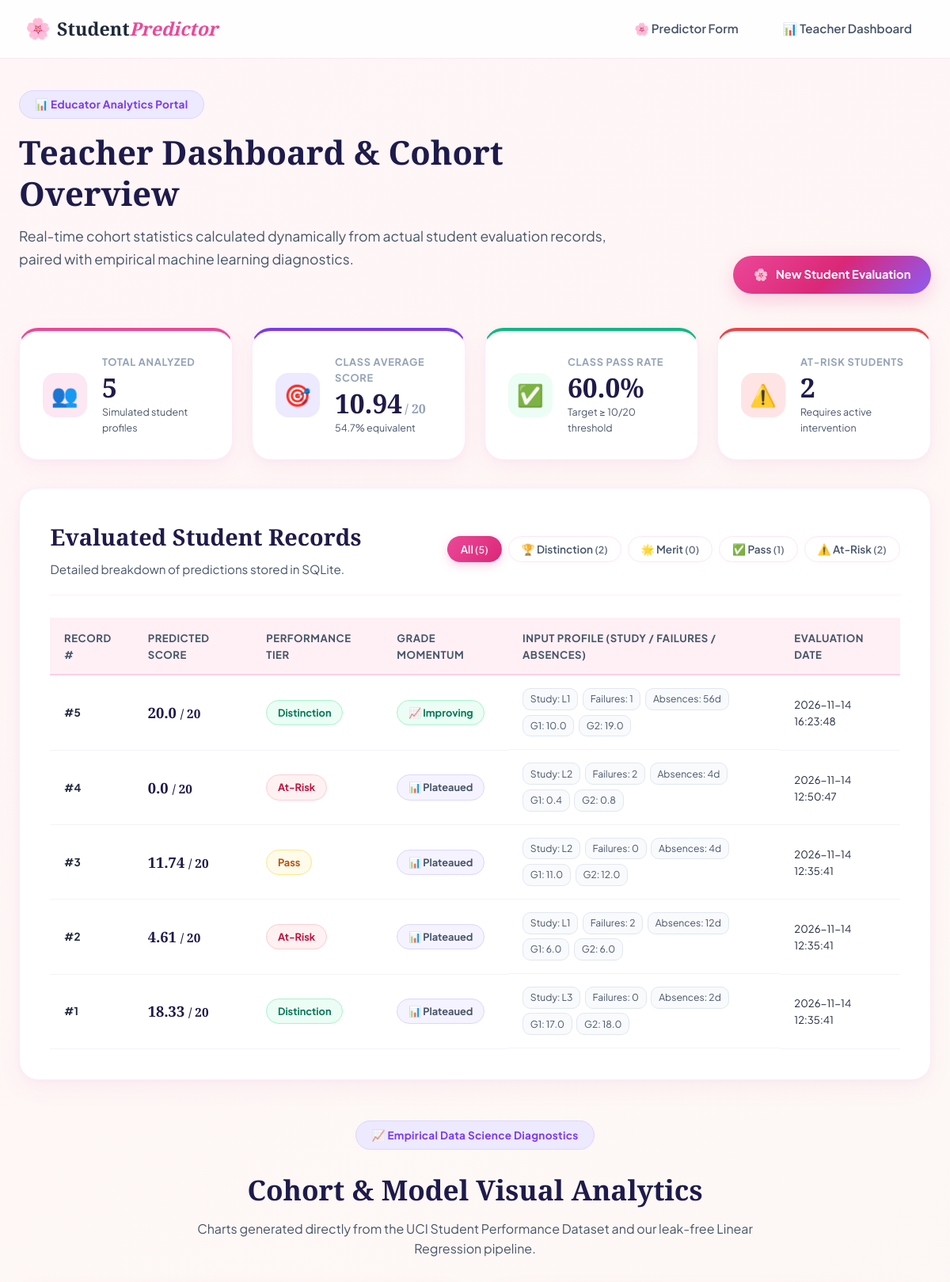
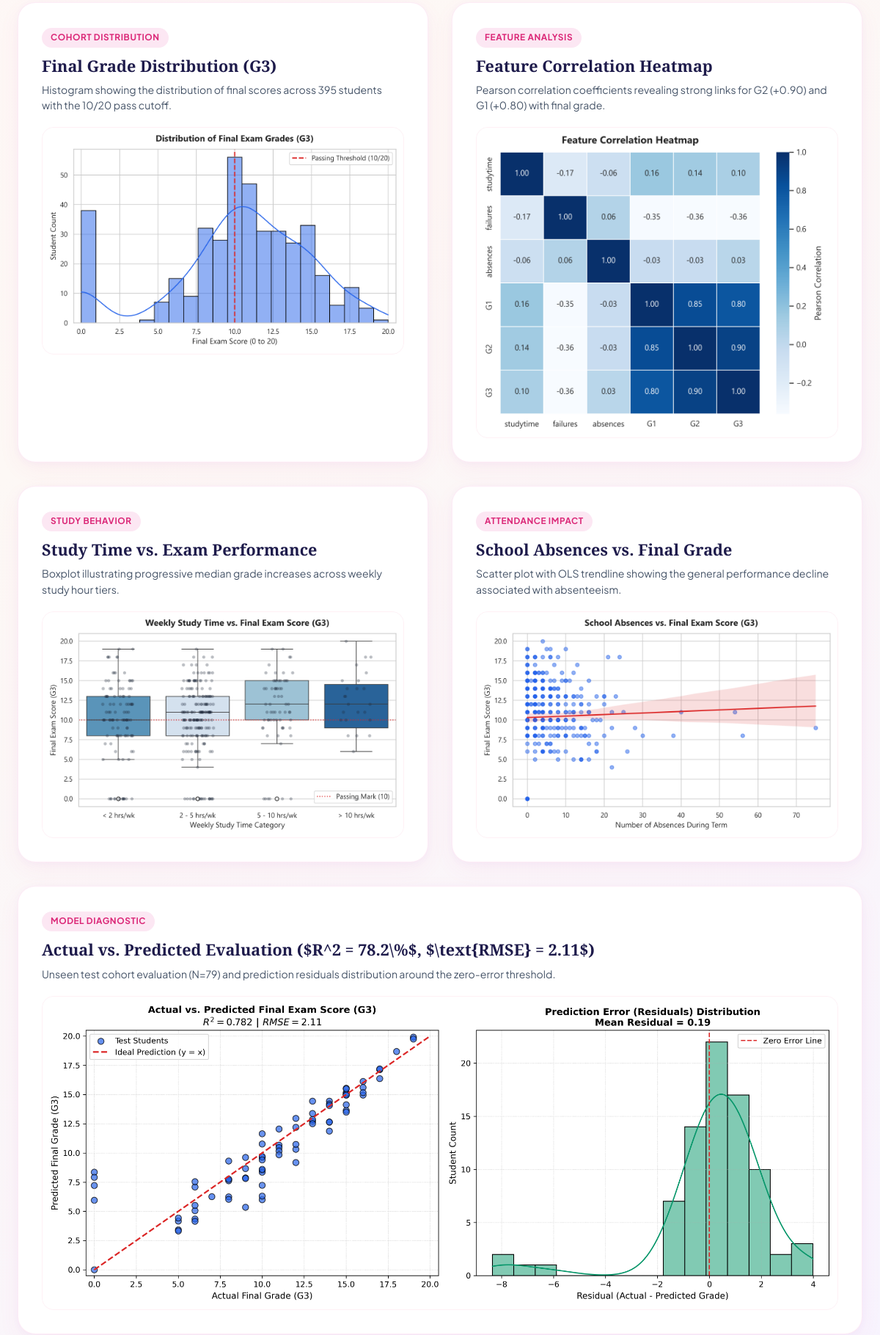
/dashboard (upper part), run on the app's committed database (2 pictures, top to bottom).
### tables this page shows
CREATE TABLE predictions (
                id INTEGER PRIMARY KEY AUTOINCREMENT,
                prediction_date TEXT NOT NULL,
                studytime INTEGER NOT NULL,
                failures INTEGER NOT NULL,
                absences INTEGER NOT NULL,
                g1 REAL NOT NULL,
                g2 REAL NOT NULL,
                predicted_score REAL NOT NULL,
                performance_tier TEXT NOT NULL,
                grade_momentum TEXT NOT NULL
            );

### app.py (the view)
@app.route("/dashboard", methods=["GET"])
def dashboard():
    stats = get_dashboard_stats()
    records = get_all_predictions()
    return render_template(
        "dashboard.html",
        stats=stats,
        records=records,
        metrics=model_metrics.get("evaluation_metrics", {})
    )

### src/database.py (called while the page is built)
def get_connection(db_path: str = DEFAULT_DB_PATH) -> sqlite3.Connection:
    os.makedirs(os.path.dirname(db_path), exist_ok=True)
    conn = sqlite3.connect(db_path)
    conn.row_factory = sqlite3.Row
    return conn

def init_db(db_path: str = DEFAULT_DB_PATH) -> None:
    conn = get_connection(db_path)
    try:
        cursor = conn.cursor()
        cursor.execute("""
            CREATE TABLE IF NOT EXISTS predictions (
                id INTEGER PRIMARY KEY AUTOINCREMENT,
                prediction_date TEXT NOT NULL,
                studytime INTEGER NOT NULL,
                failures INTEGER NOT NULL,
                absences INTEGER NOT NULL,
                g1 REAL NOT NULL,
                g2 REAL NOT NULL,
                predicted_score REAL NOT NULL,
                performance_tier TEXT NOT NULL,
                grade_momentum TEXT NOT NULL
            )
        """)
        conn.commit()
    finally:
        conn.close()

def get_all_predictions(db_path: str = DEFAULT_DB_PATH) -> List[Dict[str, Any]]:
    init_db(db_path)
    conn = get_connection(db_path)
    try:
        cursor = conn.cursor()
        cursor.execute("SELECT * FROM predictions ORDER BY id DESC")
        rows = cursor.fetchall()
        return [dict(row) for row in rows]
    finally:
        conn.close()

### templates/dashboard.html (shortened to what this page needs)
{% extends "base.html" %}
{% block content %}
<div class="page-container dashboard-page">
    <header class="dashboard-header">
        <div class="header-content">
            <span class="hero-pill">📊 Educator Analytics Portal</span>
            <h1 class="hero-title">Teacher Dashboard & Cohort Overview</h1>
            <p class="hero-desc">
                Real-time cohort statistics calculated dynamically from actual student evaluation records,
                paired with empirical machine learning diagnostics.
            </p>
        </div>
        <div class="header-action">
            <a href="{{ url_for('index') }}" class="btn-submit btn-sm">
                <span>🌸</span> New Student Evaluation
            </a>
        </div>
    </header>
    <section class="dashboard-stats-grid">
        <div class="card stat-card stat-total">
            <div class="stat-icon-wrapper icon-total">👥</div>
            <div class="stat-info">
                <span class="stat-card-label">Total Analyzed</span>
                <span class="stat-card-value">{{ stats.total_students }}</span>
                <span class="stat-card-sub">Simulated student profiles</span>
            </div>
        </div>
        <div class="card stat-card stat-avg">
            <div class="stat-icon-wrapper icon-avg">🎯</div>
            <div class="stat-info">
                <span class="stat-card-label">Class Average Score</span>
                <span class="stat-card-value">
                    {% if stats.total_students > 0 %}{{ stats.avg_predicted_grade }}<span class="stat-unit">/ 20</span>{% else %}N/A{% endif %}
                </span>
                <span class="stat-card-sub">
                    {% if stats.total_students > 0 %}{{ (stats.avg_predicted_grade / 20 * 100) | round(1) }}% equivalent{% else %}No data recorded{% endif %}
                </span>
            </div>
        </div>
        <div class="card stat-card stat-pass">
            <div class="stat-icon-wrapper icon-pass">✅</div>
            <div class="stat-info">
                <span class="stat-card-label">Class Pass Rate</span>
                <span class="stat-card-value">
                    {% if stats.total_students > 0 %}{{ stats.pass_rate }}%{% else %}N/A{% endif %}
                </span>
                <span class="stat-card-sub">Target &ge; 10/20 threshold</span>
            </div>
        </div>
        <div class="card stat-card stat-risk">
            <div class="stat-icon-wrapper icon-risk">⚠️</div>
            <div class="stat-info">
                <span class="stat-card-label">At-Risk Students</span>
                <span class="stat-card-value">{{ stats.at_risk_count }}</span>
                <span class="stat-card-sub">Requires active intervention</span>
            </div>
        </div>
    </section>
    <section class="card table-card">
        <div class="table-card-header">
            <div>
                <h2 class="card-title">Evaluated Student Records</h2>
                <p class="card-subtitle">Detailed breakdown of predictions stored in SQLite.</p>
            </div>
            <div class="filter-pills" id="tierFilterGroup">
                <button type="button" class="filter-btn active" data-filter="all">
                    All <span class="filter-count">({{ records | length }})</span>
                </button>
                <button type="button" class="filter-btn" data-filter="Distinction">
                    🏆 Distinction <span class="filter-count">({{ stats.distinction_count }})</span>
                </button>
                <button type="button" class="filter-btn" data-filter="Merit">
                    🌟 Merit <span class="filter-count">({{ stats.merit_count }})</span>
                </button>
                <button type="button" class="filter-btn" data-filter="Pass">
                    ✅ Pass <span class="filter-count">({{ stats.pass_count }})</span>
                </button>
                <button type="button" class="filter-btn" data-filter="At-Risk">
                    ⚠️ At-Risk <span class="filter-count">({{ stats.at_risk_count }})</span>
                </button>
            </div>
        </div>
        <div class="table-responsive">
            <table class="dashboard-table" id="studentRecordsTable">
                <thead>
                    <tr>
                        <th>Record #</th>
                        <th>Predicted Score</th>
                        <th>Performance Tier</th>
                        <th>Grade Momentum</th>
                        <th>Input Profile (Study / Failures / Absences)</th>
                        <th>Evaluation Date</th>
                    </tr>
                </thead>
                <tbody>
                    {% if records %}
                        {% for rec in records %}
                        <tr class="table-row" data-tier="{{ rec.performance_tier }}">
                            <td class="td-id">#{{ rec.id }}</td>
                            <td class="td-score">
                                <span class="score-badge">{{ rec.predicted_score }} <small>/ 20</small></span>
                            </td>
                            <td>
                                <span class="tier-pill-sm tier-{{ rec.performance_tier | lower | replace(' ', '-') }}">
                                    {{ rec.performance_tier }}
                                </span>
                            </td>
                            <td>
                                <span class="momentum-pill-sm momentum-{{ rec.grade_momentum | lower }}">
                                    {% if rec.grade_momentum == 'Improving' %}📈
                                    {% elif rec.grade_momentum == 'Declining' %}📉
                                    {% else %}📊{% endif %}
                                    {{ rec.grade_momentum }}
                                </span>
                            </td>
                            <td class="td-inputs">
                                <span class="input-tag">Study: L{{ rec.studytime }}</span>
                                <span class="input-tag">Failures: {{ rec.failures }}</span>
                                <span class="input-tag">Absences: {{ rec.absences }}d</span>
                                <span class="input-tag">G1: {{ rec.g1 }}</span>
                                <span class="input-tag">G2: {{ rec.g2 }}</span>
                            </td>
                            <td class="td-date">{{ rec.prediction_date }}</td>
                        </tr>
                        {% endfor %}
                    {% else %}
                        <tr id="emptyTableRow">
                            <td colspan="6" class="td-empty">
                                No records currently stored. Generate predictions to view student summary.
                            </td>
                        </tr>
                    {% endif %}
                </tbody>
            </table>
        </div>
    </section>
    <section class="visual-analytics-section">
        <div class="section-header-centered">
            <span class="hero-pill">📈 Empirical Data Science Diagnostics</span>
            <h2 class="section-title">Cohort & Model Visual Analytics</h2>
            <p class="section-subtitle">
                Charts generated directly from the UCI Student Performance Dataset and our leak-free Linear Regression pipeline.
            </p>
        </div>
        <div class="charts-gallery-grid">
            <div class="card chart-card">
                <div class="chart-header">
                    <span class="chart-badge">Cohort Distribution</span>
                    <h3 class="chart-title">Final Grade Distribution (G3)</h3>
                    <p class="chart-caption">Histogram showing the distribution of final scores across 395 students with the 10/20 pass cutoff.</p>
                </div>
                <div class="chart-image-wrapper">
                    <img src="{{ url_for('static', filename='images/final_grade_distribution.png') }}"
                         alt="Final Grade Distribution" class="dashboard-chart-img" loading="lazy">
                </div>
            </div>
            <div class="card chart-card">
                <div class="chart-header">
                    <span class="chart-badge">Feature Analysis</span>
                    <h3 class="chart-title">Feature Correlation Heatmap</h3>
                    <p class="chart-caption">Pearson correlation coefficients revealing strong links for G2 (+0.90) and G1 (+0.80) with final grade.</p>
                </div>
                <div class="chart-image-wrapper">
                    <img src="{{ url_for('static', filename='images/correlation_heatmap.png') }}"
                         alt="Correlation Heatmap" class="dashboard-chart-img" loading="lazy">
                </div>
            </div>
            <div class="card chart-card">
                <div class="chart-header">
                    <span class="chart-badge">Study Behavior</span>
                    <h3 class="chart-title">Study Time vs. Exam Performance</h3>
                    <p class="chart-caption">Boxplot illustrating progressive median grade increases across weekly study hour tiers.</p>
                </div>
                <div class="chart-image-wrapper">
                    <img src="{{ url_for('static', filename='images/study_time_vs_g3.png') }}"
                         alt="Study Time vs G3" class="dashboard-chart-img" loading="lazy">
                </div>
            </div>
            <div class="card chart-card">
                <div class="chart-header">
                    <span class="chart-badge">Attendance Impact</span>
                    <h3 class="chart-title">School Absences vs. Final Grade</h3>
                    <p class="chart-caption">Scatter plot with OLS trendline showing the general performance decline associated with absenteeism.</p>
                </div>
                <div class="chart-image-wrapper">
                    <img src="{{ url_for('static', filename='images/absences_vs_g3.png') }}"
                         alt="Absences vs G3" class="dashboard-chart-img" loading="lazy">
                </div>
            </div>
            <div class="card chart-card chart-card-wide">
                <div class="chart-header">
                    <span class="chart-badge badge-lavender">Model Diagnostic</span>
                    <h3 class="chart-title">Actual vs. Predicted Evaluation ($R^2 = 78.2\%$, $\text{RMSE} = 2.11$)</h3>
                    <p class="chart-caption">Unseen test cohort evaluation (N=79) and prediction residuals distribution around the zero-error threshold.</p>
                </div>
                <div class="chart-image-wrapper">
                    <img src="{{ url_for('static', filename='images/actual_vs_predicted.png') }}"
                         alt="Actual vs Predicted" class="dashboard-chart-img" loading="lazy">
                </div>
            </div>
        </div>
    </section>
</div>
{% endblock %}

### templates/base.html (shortened to what this page needs)
<!DOCTYPE html>
<html lang="en">
<head>
    <link rel="stylesheet" href="{{ url_for('static', filename='css/style.css') }}">
</head>
<body>
    <header class="navbar">
        <div class="nav-container">
            <a href="{{ url_for('index') }}" class="brand-logo">
                <span class="logo-icon">🌸</span>
                <span class="logo-text">Student<span class="highlight">Predictor</span></span>
            </a>
            <nav class="nav-links">
                <a href="{{ url_for('index') }}" class="nav-item">🌸 Predictor Form</a>
                <a href="{{ url_for('dashboard') }}" class="nav-item">📊 Teacher Dashboard</a>
            </nav>
        </div>
    </header>
    <main class="main-wrapper">
        {% block content %}{% endblock %}
    </main>
</body>
</html>

### data on the page
predictions: id "5", predicted_score "20.0", performance_tier "Distinction", grade_momentum "Improving", studytime "1", failures "1", absences "56", g1 "10.0", g2 "19.0", prediction_date "2026-11-14 16:23:48"
predictions: id "4", predicted_score "0.0", performance_tier "At-Risk", grade_momentum "Plateaued", studytime "2", failures "2", absences "4", g1 "0.4", g2 "0.8", prediction_date "2026-11-14 12:50:47"
predictions: id "3", predicted_score "11.74", performance_tier "Pass", grade_momentum "Plateaued", studytime "2", failures "0", absences "4", g1 "11.0", g2 "12.0", prediction_date "2026-11-14 12:35:41"
predictions: id "2", predicted_score "4.61", performance_tier "At-Risk", grade_momentum "Plateaued", studytime "1", failures "2", absences "12", g1 "6.0", g2 "6.0", prediction_date "2026-11-14 12:35:41"
predictions: id "1", predicted_score "18.33", performance_tier "Distinction", grade_momentum "Plateaued", studytime "3", failures "0", absences "2", g1 "17.0", g2 "18.0", prediction_date "2026-11-14 12:35:41"

### other printed values
{{ stats.total_students }} "5"
{{ stats.avg_predicted_grade }} "10.94"
{{ (stats.avg_predicted_grade / 20 * 100) | round(1) }} "54.7"
{{ stats.pass_rate }} "60.0"
{{ stats.at_risk_count }} "2"
{{ records | length }} "5"
{{ stats.distinction_count }} "2"
{{ stats.merit_count }} "0"
{{ stats.pass_count }} "1"
